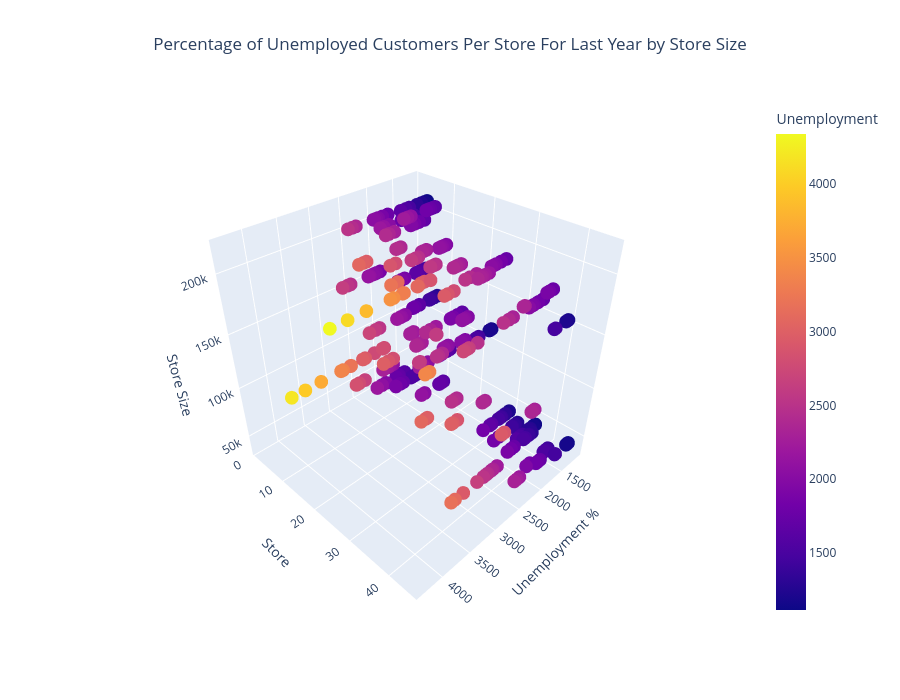

Notebook code cell kept with this figure:
### Markdown cell above
# Hypothesis 11

What percentage of customer were unemployed by store size last year?

### Code cell
#What percentage of customer were unemployed by store size last year?

dfSales_Combined_DataSet_Filtered = dfSales_Combined_DataSet_Work[dfSales_Combined_DataSet_Work['Date'].dt.year ==2012] #>= dfSales_Combined_DataSet_Work['Date'].dt.year.max() - 3]
#sprinkle some feature engineering     
dfSales_Combined_DataSet_Filtered["Year"] = dfSales_Combined_DataSet_Filtered["Date"].dt.year.astype(int)
dfSales_Combined_DataSet_Filtered["month_label"] = dfSales_Combined_DataSet_Filtered["Date"].dt.strftime("%d") + " " + dfSales_Combined_DataSet_Filtered["Date"].dt.month_name() 

# Aggregate data
dfSales_Combined_DataSet_Filtered = (
    dfSales_Combined_DataSet_Filtered
    .groupby(["Store", "YearMonth","Store_Size"], as_index=False)
    ["Unemployment"]
    .sum()
)

#configure the plot
fig = px.scatter_3d(
    dfSales_Combined_DataSet_Filtered,
    x="Unemployment",
    y="Store",
    z="Store_Size",
    color="Unemployment",
    # markers=True,
    height=700,
    title=f"Percentage of Unemployed Customers Per Store For Last Year by Store Size" 
)

fig.update_xaxes(type="category")
#label axis
fig.update_layout(scene = dict(
    xaxis_title="Unemployment %",
    yaxis_title="Store",
    zaxis_title="Store Size"
    ),
    title_x=0.5,  # Centre the title
    #zoom in slightly to better fill the whitespace
    scene_camera=dict(
       eye=dict(x=1.4, y=1.4, z=1.4)  # closer / more zoomed in
    )
)
#show plot
fig.show()

### Figure 1 — Plotly figure (JSON) as saved in the notebook; plotly's stock layout.template omitted (floating-point values rounded to 4 significant figures; data arrays with more than 128 entries replaced by an {"elided": "..."} marker saying what was removed)
{"data": [{"hovertemplate": "Unemployment=%{marker.color}<br>Store=%{y}<br>Store_Size=%{z}<extra></extra>", "legendgroup": "", "marker": {"color": {"elided": "450 float values"}, "coloraxis": "coloraxis", "symbol": "circle"}, "mode": "markers", "name": "", "scene": "scene", "showlegend": false, "type": "scatter3d", "x": {"elided": "450 float values"}, "y": {"elided": "450 int values"}, "z": {"elided": "450 int values"}}], "layout": {"coloraxis": {"colorbar": {"title": {"text": "Unemployment"}}, "colorscale": [[0, "#0d0887"], [0.1111, "#46039f"], [0.2222, "#7201a8"], [0.3333, "#9c179e"], [0.4444, "#bd3786"], [0.5556, "#d8576b"], [0.6667, "#ed7953"], [0.7778, "#fb9f3a"], [0.8889, "#fdca26"], [1, "#f0f921"]]}, "height": 700, "legend": {"tracegroupgap": 0}, "scene": {"camera": {"eye": {"x": 1.4, "y": 1.4, "z": 1.4}}, "domain": {"x": [0, 1], "y": [0, 1]}, "xaxis": {"title": {"text": "Unemployment %"}}, "yaxis": {"title": {"text": "Store"}}, "zaxis": {"title": {"text": "Store Size"}}}, "title": {"text": "Percentage of Unemployed Customers Per Store For Last Year by Store Size", "x": 0.5}, "xaxis": {"type": "category"}}}
